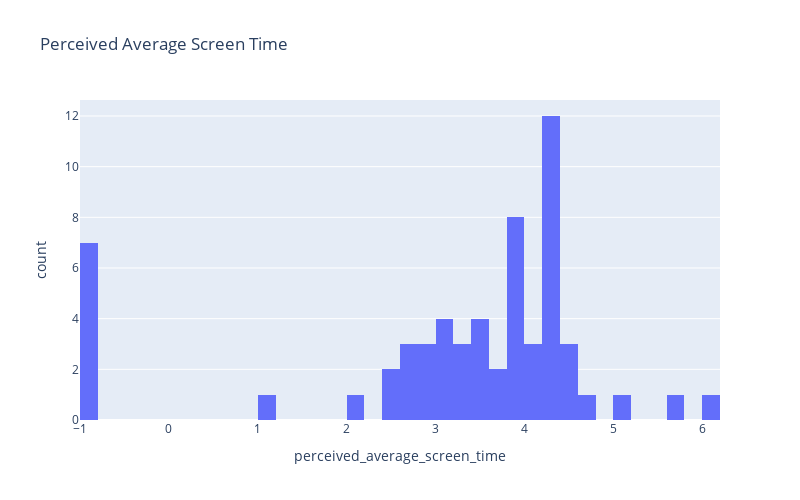

Notebook source saved alongside this figure:
### Markdown cell above
### Case 2: Perceived average screen time

### Code cell
## Case 2 Problem A code and histogram
# Plot the histogram of the actual average screen time with plotly express
fig = px.histogram(
    individual_data,
    x="perceived_average_screen_time",
    nbins=50,
    title="Perceived Average Screen Time",
)
fig.update_layout(width=800, height=500)
fig.show()

# Count the number of missing values (-1) in actual_average_screen_time in the individual data
missing_values = individual_data["perceived_average_screen_time"].value_counts()[-1]

# Print the number of missing values
print(f"Missing value count:\t{missing_values}")

### Figure 1 — Plotly figure (JSON) as saved in the notebook; plotly's stock layout.template omitted (floating-point values rounded to 4 significant figures)
{"data": [{"alignmentgroup": "True", "bingroup": "x", "hovertemplate": "perceived_average_screen_time=%{x}<br>count=%{y}<extra></extra>", "legendgroup": "", "marker": {"color": "#636efa", "pattern": {"shape": ""}}, "name": "", "nbinsx": 50, "offsetgroup": "", "orientation": "v", "showlegend": false, "type": "histogram", "x": [4.3, 4.2, 3.9, -1, 1.1, 3.5, 3.5, 4.1, 3.6, 4.5, 3.2, 4.3, 3.8, 3.9, 3.9, -1, 3.6, 4.3, 4, 3.9, 4.6, 2.8, 2.6, 2.4, -1, 3.1, 2.7, 4, -1, 4.3, 3.8, 4.5, 6, 2.8, 2, 3.3, 3, 4.2, 4.2, 5.6, 3.1, 3.8, -1, 3.4, -1, 3.2, -1, 4.4, 2.5, 4.2, 5.1, 2.6, 4.2, 4.2, 4.2, 3.4, 2.8, 3, 3.8, 4.3], "xaxis": "x", "yaxis": "y"}], "layout": {"barmode": "relative", "height": 500, "legend": {"tracegroupgap": 0}, "title": {"text": "Perceived Average Screen Time"}, "width": 800, "xaxis": {"anchor": "y", "domain": [0, 1], "title": {"text": "perceived_average_screen_time"}}, "yaxis": {"anchor": "x", "domain": [0, 1], "title": {"text": "count"}}}}
